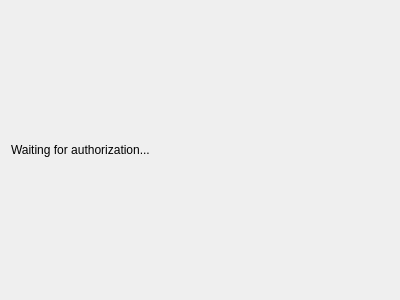
<?xml version="1.0" encoding="UTF-8"?>
<ui version="4.0">
 <class>OAuth</class>
 <widget class="QWidget" name="OAuth">
  <property name="geometry">
   <rect>
    <x>0</x>
    <y>0</y>
    <width>400</width>
    <height>300</height>
   </rect>
  </property>
  <property name="windowTitle">
   <string>Form</string>
  </property>
  <layout class="QVBoxLayout" name="verticalLayout">
   <item>
    <spacer name="verticalSpacer">
     <property name="orientation">
      <enum>Qt::Vertical</enum>
     </property>
     <property name="sizeHint" stdset="0">
      <size>
       <width>20</width>
       <height>133</height>
      </size>
     </property>
    </spacer>
   </item>
   <item>
    <widget class="QLabel" name="label">
     <property name="text">
      <string>Waiting for authorization...</string>
     </property>
    </widget>
   </item>
   <item>
    <spacer name="verticalSpacer_2">
     <property name="orientation">
      <enum>Qt::Vertical</enum>
     </property>
     <property name="sizeHint" stdset="0">
      <size>
       <width>20</width>
       <height>132</height>
      </size>
     </property>
    </spacer>
   </item>
  </layout>
 </widget>
 <resources/>
 <connections/>
</ui>
